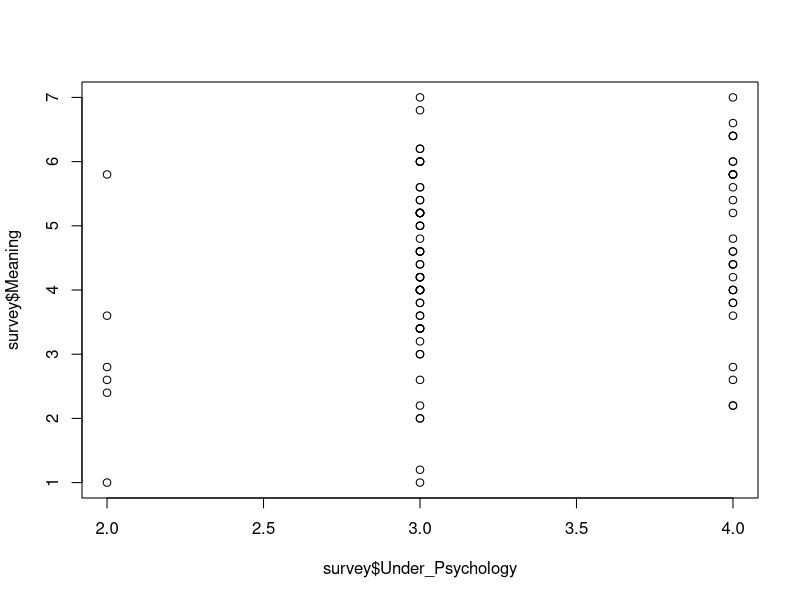
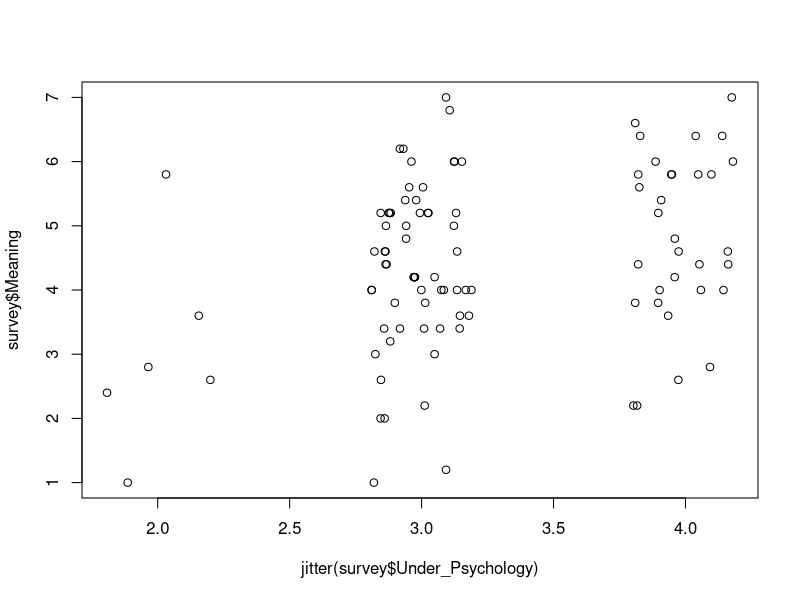
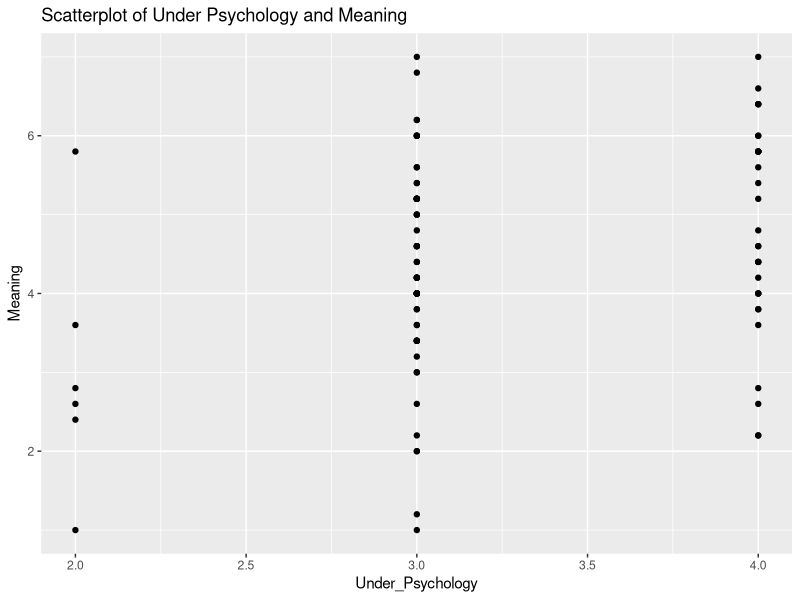
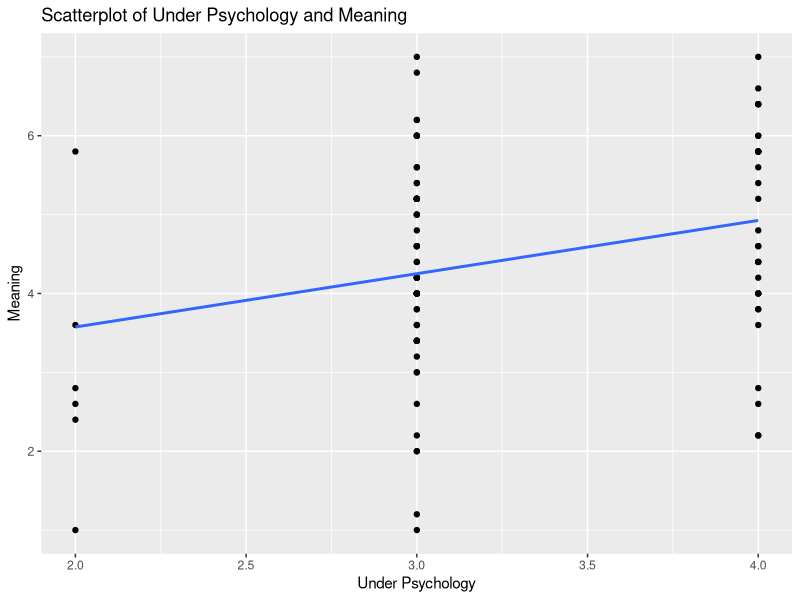

Generate these figures, in order, with R:
survey <- read.csv ("Lab2_survey_data.csv")
#read data into the data frame
View(survey)
install.packages("psych")
library(psych)
plot(survey$Under_Psychology,survey$Meaning)
#generate scatter plot 
plot(jitter(survey$Under_Psychology),survey$Meaning)
#generate scatter plot with jitter
install.packages("ggplot2")
library(ggplot2)
ggplot(data = survey, aes(x=Under_Psychology, y=Meaning)) + geom_point()+
  labs(x="Under_Psychology", y="Meaning", title = "Scatterplot of Under Psychology and Meaning")
#scatter plot with line of best fit
ggplot(survey, aes(x=Under_Psychology, y= Meaning)) + geom_point() +
  geom_smooth(method = lm, se=FALSE) +
  labs(x = "Under Psychology", y = "Meaning", title = "Scatterplot of Under Psychology and Meaning")
cor(survey$Under_Psychology, survey$Meaning)
cor.test(survey$Under_Psychology,survey$Meaning)
#correlation coefficient for Under_Psych and Meaning
describe(survey$Open)
describe(survey$Con)
describe(survey$Ext)
describe(survey$Agr)
describe(survey$Neu)
#descriptive statistics for each of the 5 personality traits
describe(survey)

#Answer the following questions:
#interpret the correlation results as they would appear in a results section:
#the correlation coefficient between Under_Psychology and Meaning is positive and is on the smaller side at 0.28
#the correlation between the two variables is significant but the strength of the relationship is low

#which of the five personality traits had the most variation in scores?
#measure of variation is in standard deviation the higher the sd the more variation there is
#Extroversion "Ext" has the most variation in scores  any of the other personality traits

#How do you know?
#you can tell this because its standard deviation is a lot higher than any of the other personality traits since it has a standard deviation of 0.94